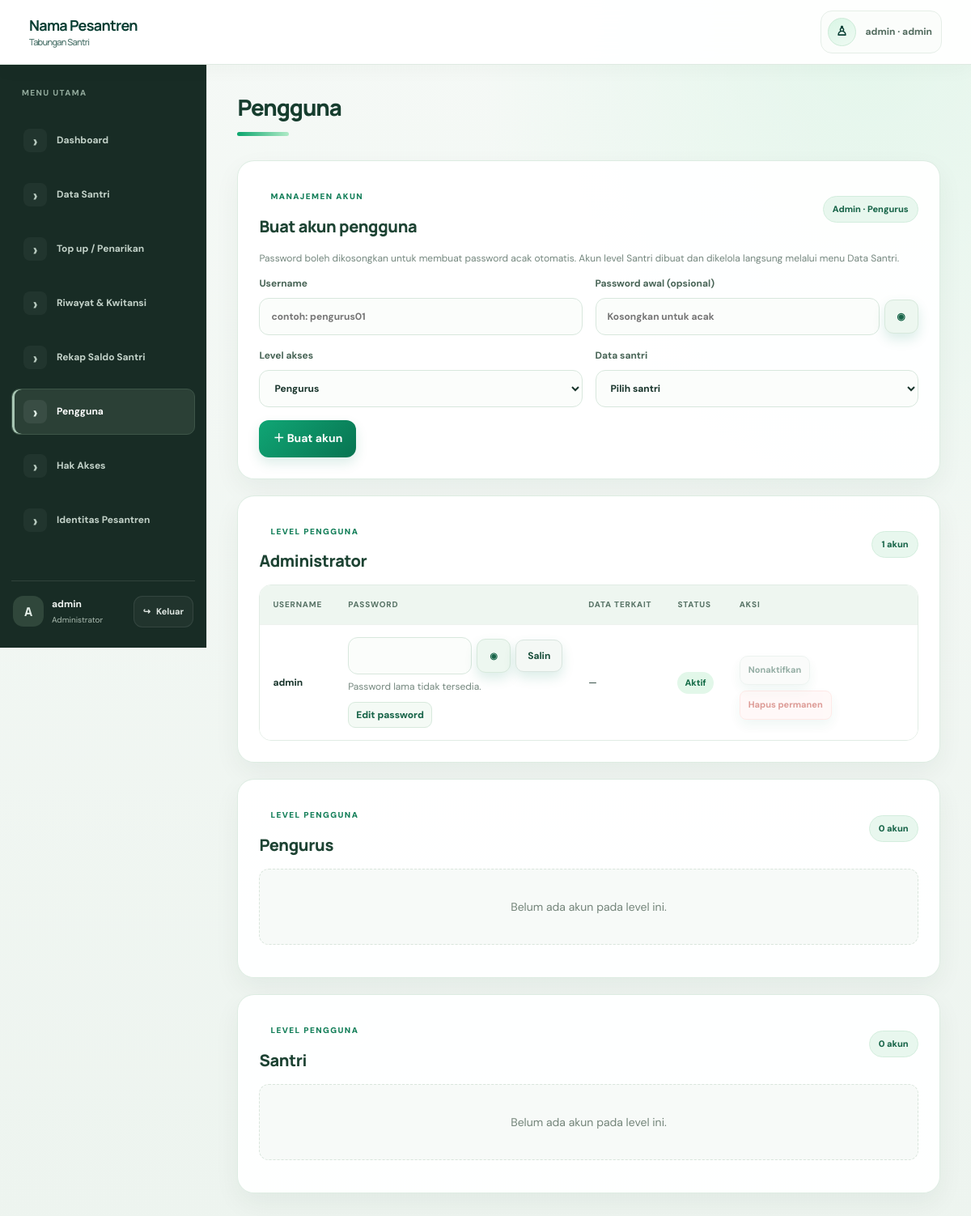
/users.php (signed in), run on the app's committed database.
### tables this page shows
CREATE TABLE IF NOT EXISTS site_identity (id TINYINT UNSIGNED NOT NULL PRIMARY KEY, pesantren_name VARCHAR(180) NOT NULL DEFAULT 'Nama Pesantren', logo_path VARCHAR(255) NULL, updated_at TIMESTAMP DEFAULT CURRENT_TIMESTAMP ON UPDATE CURRENT_TIMESTAMP);

CREATE TABLE users (
 id BIGINT UNSIGNED AUTO_INCREMENT PRIMARY KEY,
 username VARCHAR(60) NOT NULL UNIQUE,
 password_hash VARCHAR(255) NOT NULL,
 password_display VARCHAR(255) NULL,
 role ENUM('admin','pengurus','santri') NOT NULL,
 student_id BIGINT UNSIGNED NULL UNIQUE,
 is_active TINYINT(1) NOT NULL DEFAULT 1,
 created_at TIMESTAMP DEFAULT CURRENT_TIMESTAMP
);

### users.php (the view, shortened to what this page needs)
<?php
require 'config.php';
$users = db()->query('SELECT u.id,u.username,u.role,u.student_id,u.password_display,u.is_active,s.name AS student_name,s.nis FROM users u LEFT JOIN students s ON s.id=u.student_id ORDER BY FIELD(u.role,\'admin\',\'pengurus\',\'santri\'),u.username')->fetchAll();
$groups = ['admin'=>[], 'pengurus'=>[], 'santri'=>[]];
foreach ($users as $account) $groups[$account['role']][] = $account;
begin('Pengguna');
?>
<section class="panel user-create-panel">
  <div class="section-heading"><div><span class="eyebrow">MANAJEMEN AKUN</span><h2>Buat akun pengguna</h2></div><span class="level-badge">Admin · Pengurus</span></div>
  <p class="muted">Password boleh dikosongkan untuk membuat password acak otomatis. Akun level Santri dibuat dan dikelola langsung melalui menu Data Santri.</p>
  <form method="post" class="grid user-create-form">
    <label>Username<input name="username" required minlength="3" maxlength="60" pattern="[A-Za-z0-9_.-]{3,60}" placeholder="contoh: pengurus01" autocomplete="off"></label>
    <label>Password awal (opsional)<span class="password-field"><input name="password" type="password" minlength="10" placeholder="Kosongkan untuk acak" autocomplete="new-password"><button type="button" class="password-toggle" aria-label="Tampilkan password" title="Tampilkan password">◉</button></span></label>
    <label>Level akses<select name="role" id="role" required><option value="pengurus">Pengurus</option><option value="admin">Admin</option></select></label>
    <label id="studentwrap" hidden>Data santri<select name="student_id"><option value="">Pilih santri</option></select></label>
    <div class="form-submit"><button type="submit">＋ Buat akun</button></div>
  </form>
</section>
<?php foreach (['admin'=>'Administrator','pengurus'=>'Pengurus','santri'=>'Santri'] as $roleKey=>$roleLabel): ?>
<section class="panel users-level-panel">
  <div class="section-heading"><div><span class="eyebrow">LEVEL PENGGUNA</span><h2><?=e($roleLabel)?></h2></div><span class="count-pill"><?=count($groups[$roleKey])?> akun</span></div>
  <?php if (!$groups[$roleKey]): ?><p class="empty-state">Belum ada akun pada level ini.</p><?php else: ?>
  <div class="tablewrap"><table class="users-table"><thead><tr><th>Username</th><th>Password</th><th>Data terkait</th><th>Status</th><th>Aksi</th></tr></thead><tbody>
  <?php foreach($groups[$roleKey] as $account): ?>
    <tr><td data-label="Username"><strong><?=e($account['username'])?></strong><small class="mobile-subtitle"><?=e($roleLabel)?></small></td>
    <td data-label="Password"><div class="password-display"><input class="stored-password" type="password" readonly value="<?=e($account['password_display'] ?? '')?>" data-password-state="hidden" aria-label="Password <?=e($account['username'])?>"><button type="button" class="password-toggle" aria-label="Tampilkan password" title="Tampilkan password">◉</button><button type="button" class="button-secondary copy-password" title="Salin password">Salin</button></div><?php if (empty($account['password_display'])): ?><small class="muted">Password lama tidak tersedia.</small><?php endif; ?>
      <details class="user-password-edit"><summary>Edit password</summary></details>
    </td>
    <td data-label="Data terkait"><?=e($account['student_name'] ? $account['student_name'].' · '.$account['nis'] : '—')?></td>
    <td data-label="Status"><span class="account-status <?=$account['is_active']?'is-active':'is-inactive'?>"><?=$account['is_active']?'Aktif':'Nonaktif'?></span></td>
    <td data-label="Aksi"><div class="button-row user-actions">
      <form method="post"><button type="submit" class="button-secondary" <?=((int)$account['id']===(int)(user()['id']??0))?'disabled':''?>><?=$account['is_active']?'Nonaktifkan':'Aktifkan'?></button></form>
      <form method="post" onsubmit="return confirm(<?=json_encode($account['role']==='santri'?'PERINGATAN: Menghapus akun ini juga menghapus data santri dan seluruh transaksi tabungannya. Tindakan tidak dapat dibatalkan. Lanjutkan?':'PERINGATAN: Menghapus akun ini juga menghapus transaksi yang dicatat oleh akun tersebut. Tindakan tidak dapat dibatalkan. Lanjutkan?', JSON_HEX_APOS|JSON_HEX_QUOT)?>);"><input type="hidden" name="csrf" value="<?=e(csrf())?>"><input type="hidden" name="action" value="delete"><input type="hidden" name="id" value="<?=(int)$account['id']?>"><button type="submit" class="danger-button" <?=((int)$account['id']===(int)(user()['id']??0))?'disabled':''?>>Hapus permanen</button></form>
    </div></td></tr>
  <?php endforeach; ?></tbody></table></div>
  <?php endif; ?>
</section>
<?php endforeach; ?>
<?php endpage(); ?>

### config.php (shortened to what this page needs)
<?php
function db(): PDO
{
    static $p = null;
    if ($p instanceof PDO) return $p;
    $p = new PDO('mysql:host=' . DB_HOST . ';dbname=' . DB_NAME . ';charset=utf8mb4', DB_USER, DB_PASS, [PDO::ATTR_ERRMODE => PDO::ERRMODE_EXCEPTION, PDO::ATTR_DEFAULT_FETCH_MODE => PDO::FETCH_ASSOC, PDO::ATTR_EMULATE_PREPARES => false]);
    return $p;
}
function e($v): string
{
    return htmlspecialchars((string)$v, ENT_QUOTES, 'UTF-8');
}
function user(): ?array
{
    return $_SESSION['user'] ?? null;
}
function allowed(string $key): bool
{
    if (user()['role'] === 'admin') return true;
    $s = db()->prepare('SELECT allowed FROM menu_permissions WHERE role=? AND menu_key=?');
    $s->execute([user()['role'], $key]);
    return (bool)$s->fetchColumn();
}
function identity(): array
{
    try {
        $row = db()->query('SELECT pesantren_name, logo_path FROM site_identity WHERE id=1')->fetch();
        return $row ?: ['pesantren_name' => 'Nama Pesantren', 'logo_path' => null];
    } catch (Throwable $e) {
        return ['pesantren_name' => 'Nama Pesantren', 'logo_path' => null];
    }
}
function begin(string $title): void
{
    $u = user();
    $site = identity();
    $siteName = trim((string)($site['pesantren_name'] ?? '')) ?: 'Nama Pesantren';
    $logo = !empty($site['logo_path']) ? '<img class="brand-logo" src="' . e($site['logo_path']) . '" alt="Logo ' . e($siteName) . '">' : '';
    echo '<!doctype html><html lang="id"><head><meta charset="utf-8"><meta name="viewport" content="width=device-width,initial-scale=1"><title>' . e($title) . '</title><link rel="stylesheet" href="assets/style.css"><script src="https://unpkg.com/html5-qrcode"></script><script src="https://cdnjs.cloudflare.com/ajax/libs/qrcodejs/1.0.0/qrcode.min.js"></script></head><body><header><a href="dashboard.php" class="brand">' . $logo . '<span class="brand-text"><strong>' . e($siteName) . '</strong><small>Tabungan Santri</small></span></a>' . ($u ? '<span class="user-chip">' . e($u['username']) . ' · ' . e($u['role']) . '</span><button class="menu-toggle" type="button" aria-label="Buka menu navigasi" aria-expanded="false" aria-controls="app-sidebar"><span></span><span></span><span></span></button>' : '') . '</header><div class="sidebar-backdrop" data-sidebar-close></div><div class="layout">';
    if ($u) {
        echo '<nav id="app-sidebar" aria-label="Navigasi utama">';
        foreach (['dashboard' => 'Dashboard', 'students' => 'Data Santri', 'scan' => 'Top up / Penarikan', 'transactions' => 'Riwayat & Kwitansi', 'my_balance' => (user()['role'] === 'admin' ? 'Rekap Saldo Santri' : 'Saldo Saya'), 'users' => 'Pengguna', 'permissions' => 'Hak Akses', 'identity' => 'Identitas Pesantren'] as $k => $v) {
            if (allowed($k)) echo '<a class="' . (basename($_SERVER['PHP_SELF'], '.php') === $k ? 'active' : '') . '" href="' . $k . '.php">' . e($v) . '</a>';
        }
        echo '<div class="sidebar-account"><div class="sidebar-user-avatar">' . e(strtoupper(substr((string)$u['username'], 0, 1))) . '</div><div class="sidebar-user-meta"><strong>' . e($u['username']) . '</strong><small>' . e($u['role'] === 'admin' ? 'Administrator' : 'Santri') . '</small></div><a class="sidebar-logout" href="logout.php" aria-label="Keluar dari akun"><span aria-hidden="true">↪</span><span>Keluar</span></a></div></nav>';
    }
    echo '<main><h1>' . e($title) . '</h1>';
}
function endpage(): void
{
    echo '</main></div><script src="assets/app.js"></script></body></html>';
}

### data on the page
site_identity: pesantren_name "Nama Pesantren"
users: username "admin", role "admin", role "Dashboard", role "Data Santri", role "Top up / Penarikan", role "Riwayat & Kwitansi", role "Rekap Saldo Santri", role "Pengguna", role "Hak Akses", role "Identitas Pesantren", username "A", role "Administrator", shows "Password lama tidak tersedia.", nis "—", is_active "Aktif"

### other printed values
$title "Pengguna"
$roleLabel "Administrator"
count($groups[$roleKey]) "1"
$roleLabel "Pengurus"
count($groups[$roleKey]) "0"
$roleLabel "Santri"
